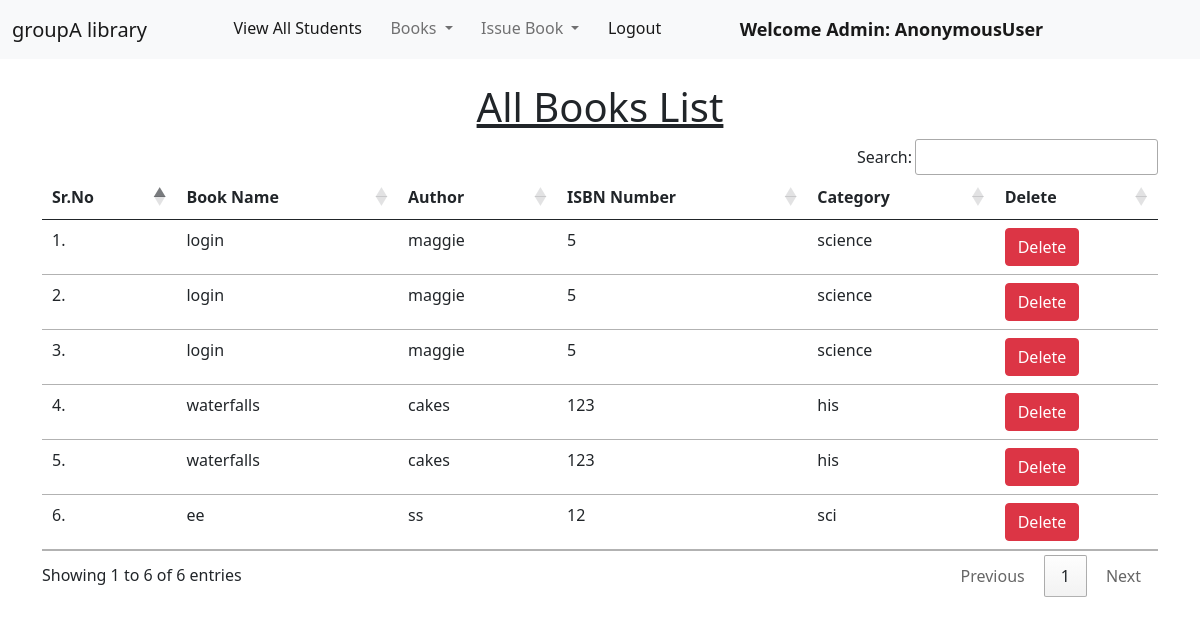
/view_books/, run on an earlier commit of the app's database.
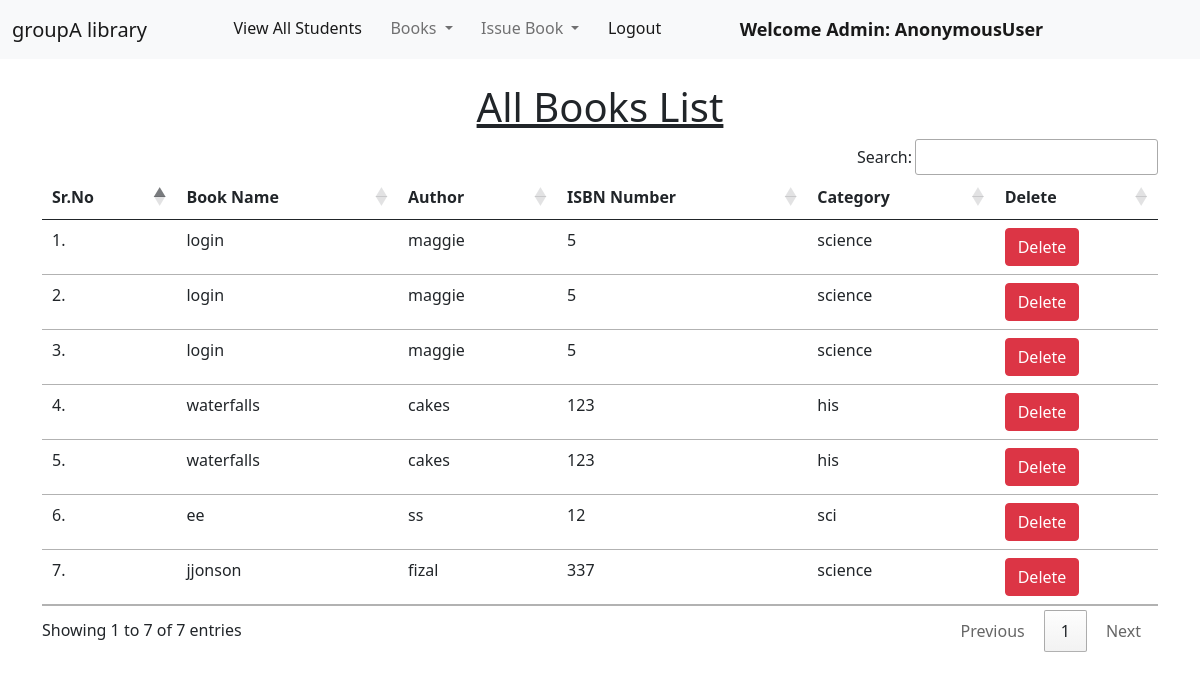
And on a later commit of the database.
### library/models.py (models this page shows, shortened)
class Book(models.Model):
    name = models.CharField(max_length=200)
    author = models.CharField(max_length=200)
    isbn = models.PositiveIntegerField()
    category = models.CharField(max_length=50)

### library/views.py (the view)
# urls.py: path("view_books/", views.view_books, name="view_books"),
def view_books(request):
    books = Book.objects.all()
    return render(request, "view_books.html", {'books':books})

### library/templates/view_books.html (shortened to what this page needs)
{% extends 'admin_navbar.html' %}
{% load static %}
{% block body %}
<div class="container mt-4">
    <h1 class="text-center"><u>All Books List</u></h1>
    <table class="table table-hover" id="example">
        <thead>
            <tr>
                <th>Sr.No</th>
                <th>Book Name</th>
                <th>Author</th>
                <th>ISBN Number</th>
                <th>Category</th>
                <th>Delete</th>
            </tr>
        </thead>
        <tbody>
            {% for book in books %}
            <tr>
                <td>{{forloop.counter}}.</td>
                <td>{{book.name}}</td>
                <td>{{book.author}}</td>
                <td>{{book.isbn}}</td>
                <td>{{book.category}}</td>
                <td><a href="/delete_book/{{book.id}}/" class="btn btn-danger" onclick="return confirm('Are you sure you want to delete this book?')">Delete</a></td>
            </tr>
            {% endfor %}
        </tbody>
    </table>
    </div>
{% endblock %}

### library/templates/admin_navbar.html (shortened to what this page needs)
<!doctype html>
<html lang="en">
  <head>
    <link href="https://cdn.jsdelivr.net/npm/bootstrap@5.1.0/dist/css/bootstrap.min.css" rel="stylesheet">
    <link rel="stylesheet" href="https://cdn.datatables.net/1.10.25/css/jquery.dataTables.min.css">
    <link rel="stylesheet" href="https://cdn.datatables.net/buttons/1.7.1/css/buttons.dataTables.min.css">
  </head>
  <body>
    <nav class="navbar navbar-expand-lg navbar-light bg-light">
        <div class="container-fluid">
          <a class="navbar-brand" href="/index/">groupA library</a>
          <div class="collapse navbar-collapse" id="navbarSupportedContent">
            <ul class="navbar-nav me-auto mb-2 mb-lg-0">
              <li class="nav-item">
                <a class="nav-link active" aria-current="page" href="/view_students/">View All Students</a>
              </li>
              <li class="nav-item dropdown">
                <a class="nav-link dropdown-toggle" href="#" id="navbarDropdown" role="button" data-bs-toggle="dropdown" aria-expanded="false">
                  Books
                </a>
              </li>
              <li class="nav-item dropdown">
                <a class="nav-link dropdown-toggle" href="#" id="navbarDropdown" role="button" data-bs-toggle="dropdown" aria-expanded="false">
                  Issue Book
                </a>
              </li>
              <li class="nav-item">
                <a class="nav-link active" aria-current="page" href="/logout/">Logout</a>
              </li>
              <li class="nav-item">
                <a style="font-weight:600; font-family:'Segoe UI', Tahoma, Geneva, Verdana, sans-serif; font-size: large;" class="nav-link active" href="#">Welcome Admin: {{request.user}}</a>
              </li>
            </ul>
          </div>
        </div>
      </nav>
      {% block body %}
      {% endblock %}
  </body>
</html>

What changed in the data, as far as the page shows it:
added Book: name "jjonson", author "fizal", isbn "337", category "science"
Also different on the page:
text written by a page script: "Search: Showing 1 to 6 of 6 entries Previous 1 Next" → "Search: Showing 1 to 7 of 7 entries Previous 1 Next"
